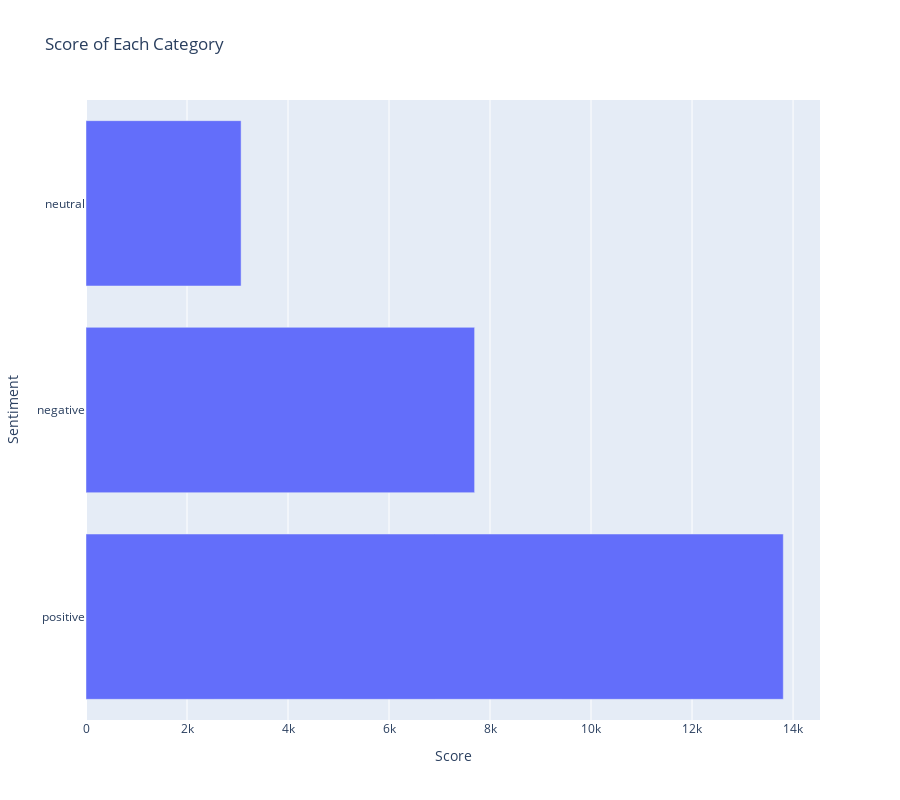

Write notebook code for a chart like this one.
### Code cell
px.bar(df.groupby('Sentiment').agg({"Score" : "count"}).reset_index().sort_values(by='Score', ascending=False,ignore_index=True),x='Score',y='Sentiment',orientation='h',height=800,title='Score of Each Category')

### Figure 1 — Plotly figure (JSON) as saved in the notebook; plotly's stock layout.template omitted (floating-point values rounded to 4 significant figures)
{"data": [{"alignmentgroup": "True", "hovertemplate": "Score=%{x}<br>Sentiment=%{y}<extra></extra>", "legendgroup": "", "marker": {"color": "#636efa", "pattern": {"shape": ""}}, "name": "", "offsetgroup": "", "orientation": "h", "showlegend": false, "textposition": "auto", "type": "bar", "x": [13807, 7695, 3071], "xaxis": "x", "y": ["positive", "negative", "neutral"], "yaxis": "y"}], "layout": {"barmode": "relative", "height": 800, "legend": {"tracegroupgap": 0}, "title": {"text": "Score of Each Category"}, "xaxis": {"anchor": "y", "domain": [0, 1], "title": {"text": "Score"}}, "yaxis": {"anchor": "x", "domain": [0, 1], "title": {"text": "Sentiment"}}}}
